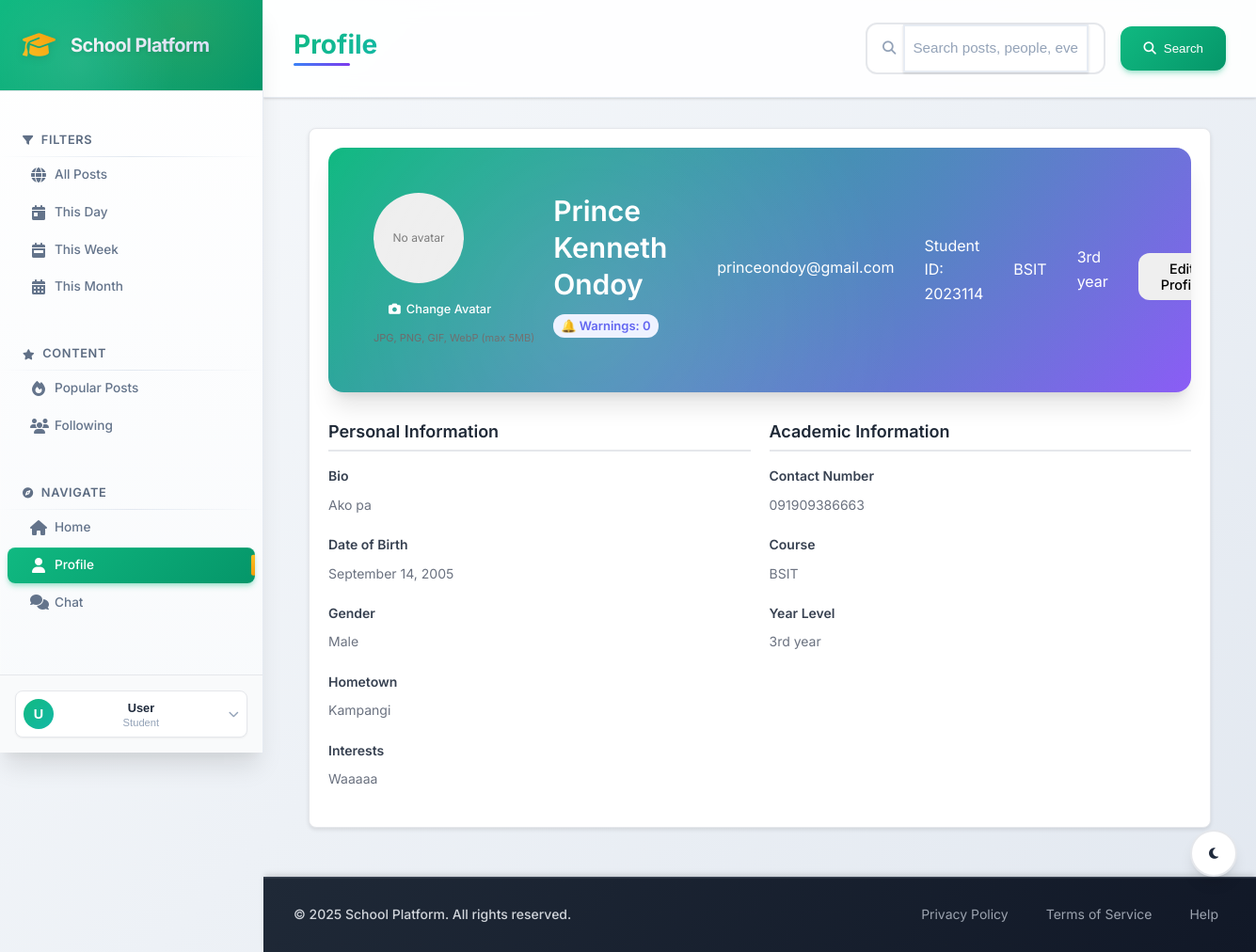
Screenshot of /public/profile.php (signed in) with the database file from the repository.
### tables this page shows
CREATE TABLE `users` (
  `id` int(10) UNSIGNED NOT NULL,
  `name` varchar(100) NOT NULL,
  `email` varchar(150) NOT NULL,
  `password` varchar(255) NOT NULL,
  `role` enum('admin','student','user') NOT NULL DEFAULT 'student',
  `contact_number` varchar(30) DEFAULT NULL,
  `student_id` varchar(20) DEFAULT NULL,
  `date_of_birth` date DEFAULT NULL,
  `gender` enum('male','female','other','prefer_not_to_say') DEFAULT NULL,
  `year_level` enum('1st_year','2nd_year','3rd_year','4th_year','5th_year','graduate') DEFAULT NULL,
  `course` varchar(100) DEFAULT NULL,
  `major` varchar(100) DEFAULT NULL,
  `bio` text DEFAULT NULL,
  `hometown` varchar(100) DEFAULT NULL,
  `interests` text DEFAULT NULL,
  `emergency_contact_name` varchar(100) DEFAULT NULL,
  `emergency_contact_phone` varchar(15) DEFAULT NULL,
  `profile_visibility` enum('public','students_only','private') DEFAULT 'students_only',
  `show_email` tinyint(1) NOT NULL DEFAULT 0,
  `show_contact` tinyint(1) NOT NULL DEFAULT 0,
  `is_online` tinyint(1) NOT NULL DEFAULT 0,
  `created_at` timestamp NOT NULL DEFAULT current_timestamp(),
  `is_blocked` tinyint(1) DEFAULT 0,
  `blocked_at` timestamp NULL DEFAULT NULL,
  `blocked_reason` text DEFAULT NULL
);

### src/Controller/UserController.php (called while the page is built, shortened)
<?php
class UserController
{
    private $pdo;
    public function __construct($pdo)
    {
        $this->pdo = $pdo;
    }
    public function viewProfile($userId)
    {
        try {
            $stmt = $this->pdo->query("SHOW COLUMNS FROM users LIKE 'student_id'");
            $hasNewFields = $stmt->rowCount() > 0;
        } catch (Exception $e) {
            $hasNewFields = false;
        }
        if ($hasNewFields) {
            $stmt = $this->pdo->prepare('SELECT id, name, email, contact_number, role, student_id, date_of_birth, gender, year_level, course, major, bio, hometown, interests, emergency_contact_name, emergency_contact_phone, profile_visibility FROM users WHERE id = :id');
        } else {
            $stmt = $this->pdo->prepare('SELECT id, name, email, contact_number, role FROM users WHERE id = :id');
        }
        $stmt->execute([':id' => $userId]);
        $profile = $stmt->fetch(PDO::FETCH_ASSOC);
        return $profile;
    }
}

### src/Controller/AdminController.php (called while the page is built, shortened)
<?php
class AdminController
{
    private $pdo;
    public function __construct($pdo)
    {
        $this->pdo = $pdo;
    }
    private function getTableColumns($tableName)
    {
        try {
            $stmt = $this->pdo->query("SHOW COLUMNS FROM `$tableName`");
            return $stmt ? $stmt->fetchAll(PDO::FETCH_COLUMN) : [];
        } catch (PDOException $e) {
            return [];
        }
    }
    public function getUserWarnings($userId)
    {
        try {
            $columns = $this->getTableColumns('user_warnings');
            if (in_array('user_id', $columns)) {
                $stmt = $this->pdo->prepare("
                    SELECT * FROM user_warnings
                    WHERE user_id = ? AND is_active = 1
                    ORDER BY created_at DESC
                ");
            } else {
                $stmt = $this->pdo->prepare("
                    SELECT * FROM user_warnings
                    WHERE warned_user_id = ? AND is_active = 1
                    ORDER BY created_at DESC
                ");
            }
            $stmt->execute([$userId]);
            return $stmt->fetchAll(PDO::FETCH_ASSOC);
        } catch (PDOException $e) {
            error_log("Get user warnings error: " . $e->getMessage());
            return [];
        }
    }
}

### public/profile.php (the view, shortened to what this page needs)
<?php
require_once '../config/database.php';
require_once __DIR__ . '/../src/Controller/UserController.php';
require_once __DIR__ . '/../src/Controller/AdminController.php';
$uc = new UserController($pdo);
$adminController = new AdminController($pdo);
$viewId = isset($_GET['id']) ? (int)$_GET['id'] : ($_SESSION['user_id'] ?? null);
$isOwnProfile = isset($_SESSION['user_id']) && $_SESSION['user_id'] == $viewId;
$profile = $uc->viewProfile($viewId);
$avatar = null;
$warnings = [];
try { $warnings = $adminController->getUserWarnings($viewId); } catch (Exception $e) { $warnings = []; }
$warningsCount = is_array($warnings) ? count($warnings) : 0;
  ?>
<?php require_once __DIR__ . '/../src/View/header.php'; ?>
<main class="container">
  <div class="profile-section">
    <div class="profile-header">
      <div class="avatar-section">
        <div id="avatarContainer" style="width:96px;height:96px;border-radius:50%;overflow:hidden;background:#eee">
          <?php if ($avatar): ?>
            <img id="currentAvatar" src="<?php echo $avatar; ?>?t=<?php echo time(); ?>" style="width:100%;height:100%;object-fit:cover" alt="avatar">
          <?php else: ?>
            <div id="currentAvatarPlaceholder" style="width:100%;height:100%;display:flex;align-items:center;justify-content:center;color:#777;font-size:12px">No avatar</div>
          <?php endif; ?>
        </div>
        <?php if ($isOwnProfile): ?>
          <form method="POST" enctype="multipart/form-data" id="avatarForm" style="margin-top:10px">
            <label class="btn small avatar-upload-btn" style="cursor:pointer;display:flex;align-items:center;gap:6px;">
              <i class="fas fa-camera"></i>
              <span>Change Avatar</span>
            </label>
            <div class="upload-hint" style="font-size:11px;color:#666;margin-top:4px;text-align:center;">JPG, PNG, GIF, WebP (max 5MB)</div>
          </form>
        <?php endif; ?>
      </div>
      <div class="profile-info">
        <h2 style="display:flex;align-items:center;gap:12px;flex-wrap:wrap;margin:0 0 10px 0">
          <span><?php echo htmlspecialchars($profile['name'] ?? ''); ?></span>
          <?php if ($warningsCount > 0 && (($_SESSION['role'] ?? '') === 'admin' || $isOwnProfile)): ?>
            <span style="background:#f59e0b;color:white;padding:4px 8px;border-radius:12px;font-size:13px">🔔 Warnings: <?php echo $warningsCount; ?></span>
          <?php elseif (($_SESSION['role'] ?? '') === 'admin' || $isOwnProfile): ?>
            <span style="background:#eef2ff;color:#6366f1;padding:4px 8px;border-radius:12px;font-size:13px">🔔 Warnings: <?php echo $warningsCount; ?></span>
          <?php endif; ?>
        </h2>
        <div class="kv" style="margin-bottom:5px"><?php echo htmlspecialchars($profile['email'] ?? ''); ?></div>
        <?php if (!empty($profile['student_id'])): ?>
          <div class="kv">Student ID: <?php echo htmlspecialchars($profile['student_id']); ?></div>
        <?php endif; ?>
        <?php if (!empty($profile['course'])): ?>
          <div class="kv"><?php echo htmlspecialchars($profile['course']); ?><?php if (!empty($profile['major'])): ?> - <?php echo htmlspecialchars($profile['major']); ?><?php endif; ?></div>
        <?php endif; ?>
        <?php if (!empty($profile['year_level'])): ?>
          <div class="kv"><?php echo ucfirst(str_replace('_', ' ', $profile['year_level'])); ?></div>
        <?php endif; ?>
        <?php if ($isOwnProfile): ?>
          <button class="btn" onclick="toggleEditMode()" id="editToggleBtn" style="margin-top:15px">Edit Profile</button>
        <?php endif; ?>
      </div>
    </div>
    <div id="profileView" class="profile-view">
      <div class="info-grid">
        <div>
          <h3 class="section-title">Personal Information</h3>
          <?php if (!empty($profile['bio'])): ?>
            <div class="profile-field">
              <label>Bio</label>
              <div class="value"><?php echo nl2br(htmlspecialchars($profile['bio'])); ?></div>
            </div>
          <?php endif; ?>
          <?php if (!empty($profile['date_of_birth'])): ?>
            <div class="profile-field">
              <label>Date of Birth</label>
              <div class="value"><?php echo date('F j, Y', strtotime($profile['date_of_birth'])); ?></div>
            </div>
          <?php endif; ?>
          <?php if (!empty($profile['gender'])): ?>
            <div class="profile-field">
              <label>Gender</label>
              <div class="value"><?php echo ucfirst(str_replace('_', ' ', $profile['gender'])); ?></div>
            </div>
          <?php endif; ?>
          <?php if (!empty($profile['hometown'])): ?>
            <div class="profile-field">
              <label>Hometown</label>
              <div class="value"><?php echo htmlspecialchars($profile['hometown']); ?></div>
            </div>
          <?php endif; ?>
          <?php if (!empty($profile['interests'])): ?>
            <div class="profile-field">
              <label>Interests</label>
              <div class="value"><?php echo nl2br(htmlspecialchars($profile['interests'])); ?></div>
            </div>
          <?php endif; ?>
        </div>
        <div>
          <h3 class="section-title">Academic Information</h3>
          <div class="profile-field">
            <label>Contact Number</label>
            <div class="value"><?php echo htmlspecialchars($profile['contact_number'] ?? 'Not provided'); ?></div>
          </div>
          <?php if (!empty($profile['course'])): ?>
            <div class="profile-field">
              <label>Course</label>
              <div class="value"><?php echo htmlspecialchars($profile['course']); ?></div>
            </div>
          <?php endif; ?>
          <?php if (!empty($profile['year_level'])): ?>
            <div class="profile-field">
              <label>Year Level</label>
              <div class="value"><?php echo ucfirst(str_replace('_', ' ', $profile['year_level'])); ?></div>
            </div>
          <?php endif; ?>
        </div>
      </div>
    </div>
  </div>
</main>
<?php require_once __DIR__ . '/../src/View/footer.php'; ?>

### public/assets/style.css (style rules this page uses)
:root { --primary-green: #10b981; --primary-green-dark: #059669; --primary-green-light: #34d399; --primary-green-lighter: #d1fae5; --primary-blue: #10b981; --primary-blue-dark: #059669; --primary-blue-light: #34d399; --primary-blue-lighter: #d1fae5; --secondary-teal: #14b8a6; --secondary-lime: #65a30d; --secondary-orange: #f59e0b; --secondary-red: #ef4444; --secondary-purple: #8b5cf6; --secondary-green: #10b981; --gray-50: #f9fafb; --gray-100: #f3f4f6; --gray-200: #e5e7eb; --gray-300: #d1d5db; --gray-400: #9ca3af; --gray-500: #6b7280; --gray-600: #4b5563; --gray-700: #374151; --gray-800: #1f2937; --gray-900: #111827; --bg-primary: #ffffff; --bg-secondary: #f0fdf4; --bg-tertiary: #ecfdf5; --bg-accent: #d1fae5; --bg-dark: #064e3b; --text-primary: #1e293b; --text-secondary: #64748b; --text-tertiary: #94a3b8; --text-inverse: #ffffff; --shadow-sm: 0 1px 2px 0 rgb(0 0 0 / 0.05); --shadow-md: 0 4px 6px -1px rgb(0 0 0 / 0.1), 0 2px 4px -2px rgb(0 0 0 / 0.1); --shadow-lg: 0 10px 15px -3px rgb(0 0 0 / 0.1), 0 4px 6px -4px rgb(0 0 0 / 0.1); --shadow-xl: 0 20px 25px -5px rgb(0 0 0 / 0.1), 0 8px 10px -6px rgb(0 0 0 / 0.1); --radius-sm: 0.375rem; --radius-md: 0.5rem; --radius-lg: 0.75rem; --radius-xl: 1rem; --space-xs: 0.25rem; --space-sm: 0.5rem; --space-md: 1rem; --space-lg: 1.5rem; --space-xl: 2rem; --space-2xl: 3rem; --transition-fast: 0.15s ease-in-out; --transition-normal: 0.3s ease-in-out; --transition-slow: 0.5s ease-in-out; }
* { margin: 0; padding: 0; box-sizing: border-box; }
html { font-size: 16px; scroll-behavior: smooth; }
body { font-family: 'Inter', -apple-system, BlinkMacSystemFont, 'Segoe UI', Roboto, sans-serif; line-height: 1.6; color: var(--text-primary); background: linear-gradient(135deg, var(--bg-secondary) 0%, var(--bg-tertiary) 100%); min-height: 100vh; font-feature-settings: 'cv02', 'cv03', 'cv04', 'cv11'; }
h1, h2, h3, h4, h5, h6 { font-weight: 600; line-height: 1.3; margin-bottom: var(--space-sm); }
h2 { font-size: 1.875rem; }
h3 { font-size: 1.5rem; }
.content-body > * { animation: fadeIn 0.5s ease-out; }

### public/assets/modern-theme.css (style rules this page uses)
.btn { display: inline-flex; align-items: center; gap: var(--space-sm); padding: var(--space-md) var(--space-lg); border: none; border-radius: var(--radius-lg); font-weight: 600; font-size: 0.9rem; cursor: pointer; transition: all var(--transition-fast); text-decoration: none; font-family: inherit; }

### public/assets/enhanced-content.css (style rules this page uses)
.btn.small { padding: var(--space-sm) var(--space-md); font-size: 0.8rem; }

### public/assets/dashboard-enhancements.css (style rules this page uses)
.btn { position: relative; overflow: hidden; transition: all 0.3s ease; }
.btn::before { content: ''; position: absolute; top: 0; left: -100%; width: 100%; height: 100%; background: linear-gradient(90deg, transparent, rgba(255, 255, 255, 0.2), transparent); transition: left 0.5s ease; }

### public/assets/pages-enhancements.css (style rules this page uses)
.profile-header { background: linear-gradient(135deg, var(--primary-blue), var(--secondary-purple)); color: var(--text-inverse); border-radius: var(--radius-xl); padding: var(--space-2xl); margin-bottom: var(--space-xl); position: relative; overflow: hidden; box-shadow: var(--shadow-xl); }
.profile-header::before { content: ''; position: absolute; top: 0; left: 0; right: 0; bottom: 0; background: radial-gradient(circle at 30% 70%, rgba(255, 255, 255, 0.1) 0%, transparent 50%), radial-gradient(circle at 70% 30%, rgba(16, 185, 129, 0.1) 0%, transparent 50%); }
.profile-info { display: flex; align-items: center; gap: var(--space-xl); position: relative; z-index: 2; }
.profile-section { background: var(--bg-primary); border-radius: var(--radius-xl); box-shadow: var(--shadow-lg); overflow: hidden; border: 1px solid var(--gray-200); }

### public/assets/chat.css (style rules this page uses)
.btn { padding: var(--space-sm) var(--space-md); border: none; border-radius: var(--radius-lg); font-weight: 500; cursor: pointer; transition: all var(--transition-fast); display: inline-flex; align-items: center; gap: var(--space-sm); text-decoration: none; font-size: 0.9rem; }

### rows the page displays
users: name "Prince Kenneth Ondoy", email "princeondoy@gmail.com", student "2023114", course "BSIT", year_level "3rd year", bio "Ako pa", date_of_birth "September 14, 2005", gender "Male", hometown "Kampangi", interests "Waaaaa", contact_number "091909386663"

### other values shown
substr($_SESSION['name'] ?? 'U', 0, 1) "U"
$_SESSION['name'] "User"
$_SESSION['role'] "Student"
$currentPage "Profile"
$warningsCount "0"
